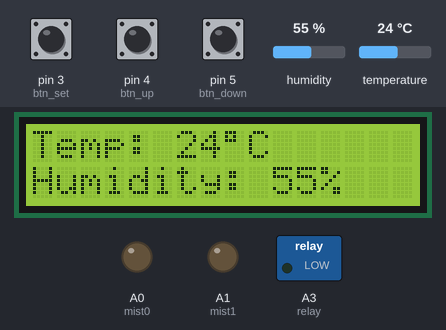
This sketch was run on a simulated Arduino Uno, built with avr-gcc and run on an emulated ATmega328P. Shown: 16×2 character LCD, switched loads named in the sketch (green lamp = pin HIGH), output pins drawn as LEDs (lit = HIGH). The test bench sets the inputs (shaded band); at power-on: pin 3 (btn_set) LOW, pin 4 (btn_up) LOW, pin 5 (btn_down) LOW, humidity 55 %, temperature 24 °C. The local clock reads 2024-03-15 10:24:30 at power-on unless the sketch sets it; storage starts empty; what the sketch prints to the serial monitor is not drawn.

Above: at 2.3 s.
2.4 s: pin 3 (btn_set) pulled HIGH for 0.35 s
At 3.6 s:
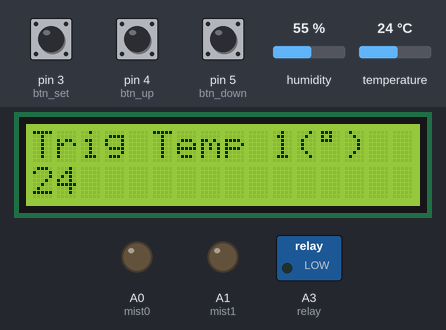
4.5 s: pin 3 (btn_set) pulled HIGH for 1 s
At 6.7 s:
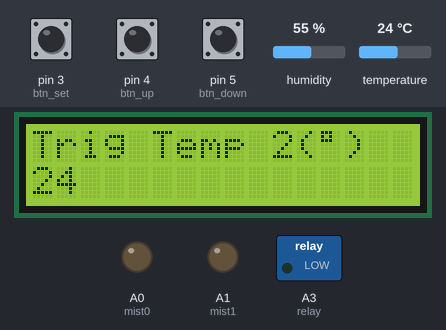
7.0 s: pin 3 (btn_set) pulled HIGH for 0.35 s
At 8.0 s:
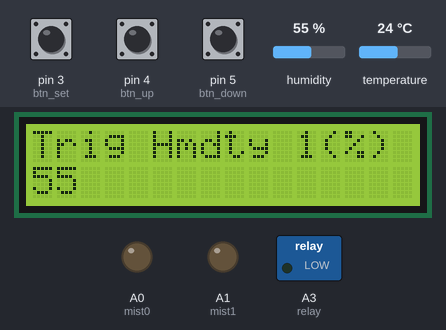
8.8 s: pin 4 (btn_up) pulled HIGH for 0.35 s
At 10.3 s:
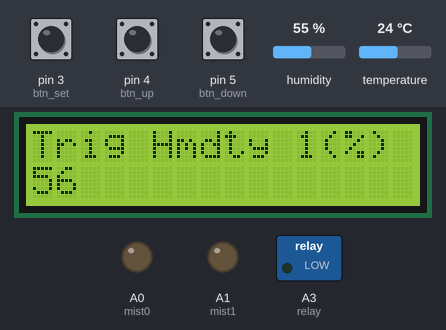
10.6 s: pin 4 (btn_up) pulled HIGH for 1 s
At 12.3 s:
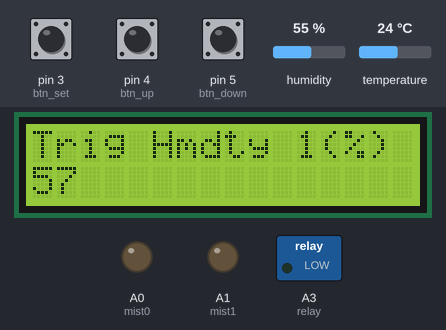
Timing chart, 0 to 13.8 s (numbered marks = the images above; inputs shaded):
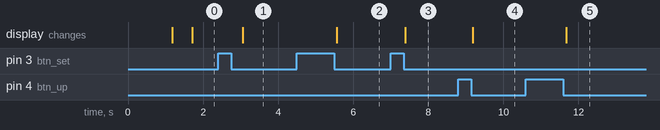

The sketch:

SoPoMs.ino
```cpp
//Arduino UNO

//SD Card Module
//CS	10
//SCK	13
//MOSI	11
//MISO	12

//DS1302 RTC
//CLK	7
//DAT	8
//RST	9

//DHT11 Temp and Humidity Sensor
//DATA	2

//LCD I2C 16x2
//SCL	A5
//SDA	A4

//5v Relay Module (pump)
//S		A3

//5v Relay Module (humidifier)
//S1    A0
//S2    A1

#include <DHT11.h>
#include <LiquidCrystal_I2C.h>
#include <Wire.h>
#include <SD.h>
#include <SPI.h>
#include <RtcDS1302.h>
#include <ThreeWire.h>

#define btn_set 3
#define btn_up 4
#define btn_down 5
#define btn_save 6
#define clk 7
#define dat 8
#define rst 9
#define cs 10
#define relay A3
#define mist0 A0
#define mist1 A1
#define countof(a) (sizeof(a) / sizeof(a[0]))

DHT11 dht11(2);
LiquidCrystal_I2C lcd(0x27, 16, 2);
ThreeWire mywire(dat, clk, rst);
RtcDS1302<ThreeWire> rtc(mywire);

File myFile;

bool set_flag = 0;
bool up_flag = 0;
bool down_flag = 0;

int mode = 0;

int temperature = 0;
int humidity = 0;

int tempVal1 = 0;
int humVal1 = 0;

int tempVal2 = 0;
int humVal2 = 0;

String printDateTime(const RtcDateTime& dt)
{
    char datestring[20];

    snprintf_P(datestring,
            countof(datestring),
            PSTR("%02u/%02u/%04u %02u:%02u:%02u"),
            dt.Month(),
            dt.Day(),
            dt.Year(),
            dt.Hour(),
            dt.Minute(),
            dt.Second() );
    //Serial.print(datestring);

    return datestring;
}

void setup() {
  // put your setup code here, to run once:
    pinMode(cs, OUTPUT);
    pinMode(relay, OUTPUT);
    pinMode(mist0, OUTPUT);
    pinMode(mist1, OUTPUT);

    int result = dht11.readTemperatureHumidity(temperature, humidity);
    showTempHumid();
    tempVal1 = temperature;
    humVal1 = humidity;
    tempVal2 = temperature;
    humVal2 = humidity;
    mode = 0;

    lcd.init();
    lcd.backlight();
    Serial.begin(9600);

    pinMode(btn_set, INPUT);
    pinMode(btn_up, INPUT);
    pinMode(btn_down, INPUT);

    //initRTC();
    initSD();
}

String showTempHumid()
{
    int result = dht11.readTemperatureHumidity(temperature, humidity);
    String s_temperature = "Temp: ";
    String s_humidity = "Humidity: ";
    String finalString = "";

    if(result == 0)
    {
        s_temperature += (String)temperature;
        s_temperature += (char)223; //degrees symbol
        s_temperature += "C";
        s_humidity += (String)humidity;
        s_humidity += "%";

        lcd.setCursor(0,0);
        lcd.print("Temp: ");
        lcd.print(temperature);
        lcd.print((char)223);
        lcd.print("C");
        lcd.setCursor(0,1);
        lcd.print("Humidity: ");
        lcd.print(humidity);
        lcd.print("%");
    }
     else
    {
        Serial.println(DHT11::getErrorString(result));
        lcd.setCursor(0,0);
        lcd.print(DHT11::getErrorString(result));
    }

    finalString = s_temperature;
    finalString += " | ";
    finalString += s_humidity;

    return finalString;
}

void setTemp(int mode)
{
    if(mode == 1)
    {
        String s_temp = "Trig Temp 1(";
        s_temp += (char)223;
        s_temp += ")";
        if(digitalRead(btn_up)) up_flag = 1;
        if(digitalRead(btn_down)) down_flag = 1;

        if(!digitalRead(btn_up) && up_flag)
        {
            up_flag = 0;
            tempVal1++;
        }

        if(!digitalRead(btn_down) && down_flag)
        {
            down_flag = 0;
            tempVal1--;
        }

        lcd.setCursor(0,0);
        lcd.print(s_temp);

        lcd.setCursor(0,1);
        lcd.print(tempVal1);

        Serial.print("Temp 1: ");
        Serial.println(tempVal1);
    }
    else if (mode == 2)
    {
        String s_temp = "Trig Temp 2(";
        s_temp += (char)223;
        s_temp += ")";
        if(digitalRead(btn_up)) up_flag = 1;
        if(digitalRead(btn_down)) down_flag = 1;

        if(!digitalRead(btn_up) && up_flag)
        {
            up_flag = 0;
            tempVal2++;
        }

        if(!digitalRead(btn_down) && down_flag)
        {
            down_flag = 0;
            tempVal2--;
        }
        lcd.setCursor(0, 0);
        lcd.print(s_temp);

        lcd.setCursor(0,1);
        lcd.print(tempVal2);
        Serial.print("Temp 2: ");
        Serial.println(tempVal2);
    }
}

void setHumid(int mode)
{
    if (mode == 1)
    {
        if(digitalRead(btn_up)) up_flag = 1;
        if(digitalRead(btn_down)) down_flag = 1;

        if(!digitalRead(btn_up) && up_flag)
        {
            up_flag = 0;
            humVal1++;
        }

        if(!digitalRead(btn_down) && down_flag)
        {
            down_flag = 0;
            humVal1--;
        }
        lcd.setCursor(0, 0);
        lcd.print("Trig Hmdty 1(%) ");

        lcd.setCursor(0,1);
        lcd.print(humVal1);
        Serial.print("hum val 1: ");
        Serial.println(humVal1);

    }
    else if (mode == 2)
    {
        if(digitalRead(btn_up)) up_flag = 1;
        if(digitalRead(btn_down)) down_flag = 1;

        if(!digitalRead(btn_up) && up_flag)
        {
            up_flag = 0;
            humVal2++;
        }

        if(!digitalRead(btn_down) && down_flag)
        {
            down_flag = 0;
            humVal2--;
        }
        lcd.setCursor(0, 0);
        lcd.print("Trig Hmdty 2(%) ");

        lcd.setCursor(0,1);
        lcd.print(humVal2);
        Serial.print("hum val 2: ");
        Serial.println(humVal2);

    }
}

String GetDateTime()
{
    RtcDateTime now = rtc.GetDateTime();

    if (!now.IsValid())
    {
        Serial.println("RTC lost confidence in the DateTime!");
        return "invalid date time";
    }

    return printDateTime(now);
}

void initSD()
{
    if(SD.begin())
    {
        Serial.println("SD Card ready");
    }
    else
    {
        Serial.println("SD Card init failed");
        return;
    }
}

void sdLog()
{
    myFile = SD.open("test.txt", FILE_WRITE);
    if(myFile)
    {
        myFile.print(GetDateTime());
        myFile.print(" | Curr Temp: ");
        myFile.print(temperature);
        myFile.print((char)176);
        myFile.print("C | Curr Humidity: ");
        myFile.print(humidity);
        myFile.print("% | trig temp 1: ");
        myFile.print(tempVal1);
        myFile.print((char)176);
        myFile.print("C | trig temp 2: ");
        myFile.print(tempVal2);
        myFile.print((char)176);
        myFile.print("C | trig hmdty 1: ");
        myFile.print(humVal1);
        myFile.print("% | trig hmdty 2: ");
        myFile.print(humVal2);
        myFile.println("%");
        myFile.close();
    }
    else
    {
        Serial.println("error opening file");
    }
}

void initRTC()
{
    Serial.print("Compiled: ");
    Serial.print(__DATE__);
    Serial.println(__TIME__);

    rtc.Begin();
    RtcDateTime compiled = RtcDateTime(__DATE__, __TIME__);
    printDateTime(compiled);
    Serial.println();

    if (!rtc.IsDateTimeValid())
    {
        Serial.println("RTC lost confidence in the DateTime!");
        rtc.SetDateTime(compiled);
    }

    if (rtc.GetIsWriteProtected())
    {
        Serial.println("RTC was write protected, enabling writing now");
        rtc.SetIsWriteProtected(false);
    }

    if (!rtc.GetIsRunning())
    {
        Serial.println("RTC was not actively running, starting now");
        rtc.SetIsRunning(true);
    }

    RtcDateTime now = rtc.GetDateTime();
    if (now < compiled)
    {
        Serial.println("RTC is older than compile time!  (Updating DateTime)");
        rtc.SetDateTime(compiled);
    }
    else if (now > compiled)
    {
        Serial.println("RTC is newer than compile time. (this is expected)");
    }
    else if (now == compiled)
    {
        Serial.println("RTC is the same as compile time! (not expected but all is fine)");
    }
}

void loop() {
  // put your main code here, to run repeatedly:
    if(digitalRead(btn_set) && !set_flag) set_flag = 1;

    if(!digitalRead(btn_set) && set_flag)
    {
        lcd.clear();
        set_flag = 0;
        mode++;
        if(mode > 4) mode = 0;
    }

    switch(mode)
    {
        case 0:
                sdLog();
                showTempHumid();
                Serial.print(GetDateTime());
                Serial.print(" | curr temp: ");
                Serial.print(temperature);
                Serial.print("°C | ");
                Serial.print("curr hmdty: ");
                Serial.print(humidity);
                Serial.print("%");
                break;
        case 1: setTemp(1); break;
        case 2: setTemp(2);  break;
        case 3: setHumid(1); break;
        case 4: setHumid(2); break;
    }

    digitalWrite(relay, !(temperature >= tempVal1 || humidity <= humVal1));
    //Serial.print((temperature >= tempVal1 || humidity <= humVal1) ? " | relay on | " : " | relay off | ");

    digitalWrite(mist0, !(temperature >= tempVal1 || humidity <= humVal1));
    //Serial.print((temperature >= tempVal1 || humidity <= humVal1) ? "mist0 on | " : "mist0 off | ");

    digitalWrite(mist1, !(temperature >= tempVal2 || humidity <= humVal2));
    //Serial.print((temperature >= tempVal2 || humidity <= humVal2) ? "mist1 on | " : "mist1 off | ");
    Serial.print(" | ");
    Serial.print(humidity);
    Serial.print(" | ");
    Serial.print(tempVal1);
    Serial.print(" | ");
    Serial.print(tempVal2);
    Serial.print(" | ");
    Serial.print(humVal1);
    Serial.print(" | ");
    Serial.println(humVal2);

    delay(50);
}
```

Measured:
- after the input at 2.4 s, the display: changes after 0.66 s (image 1)
- after the input at 4.5 s, the display: changes after 1.1 s (image 2)
- after the input at 7.0 s, the display: changes after 0.39 s (image 3)
- after the input at 8.8 s, the display: changes after 0.39 s (image 4)
- after the input at 10.6 s, the display: changes after 1.1 s (image 5)
